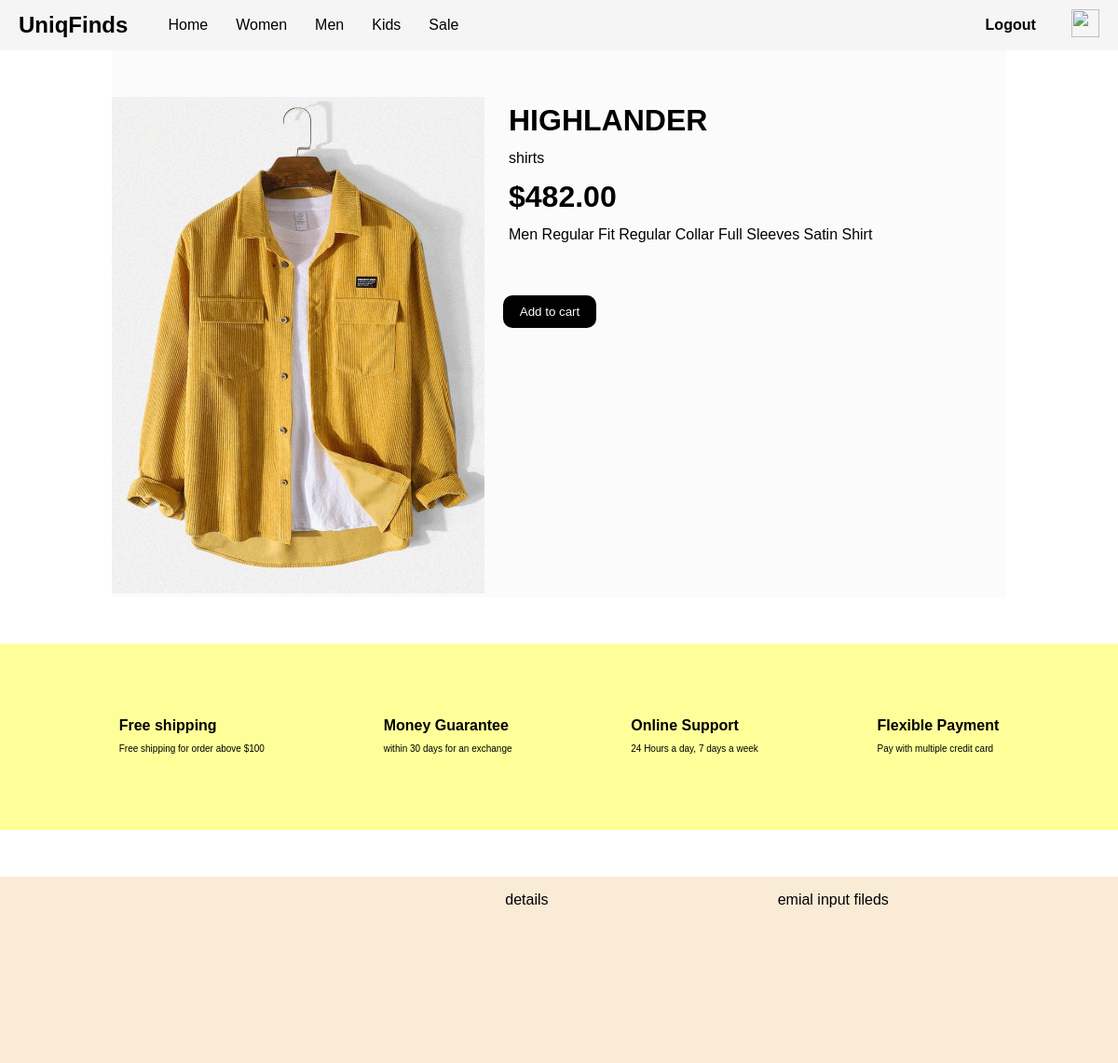
The app's page /items/Men-Regular-Fit-Regular-Collar-Full-Sleeves-Satin/ with its own data.
### app/models.py (models this page shows, shortened)
class Product(models.Model):
    name = models.CharField(max_length=255)
    category = models.ForeignKey(Category, on_delete=models.CASCADE, related_name='products')
    description = models.TextField()
    price = models.DecimalField(max_digits=10, decimal_places=2)
    stock = models.PositiveIntegerField()
    image = models.ImageField(upload_to='product_images/', blank=True, null=True)
    slug = models.SlugField(unique=True)
    created_at = models.DateTimeField(auto_now_add=True)
    updated_at = models.DateTimeField(auto_now=True)

class Category(models.Model):
    name = models.CharField(max_length=255)
    description = models.TextField(blank=True, null=True)
    slug = models.SlugField(unique=True)
    class Meta:
        verbose_name_plural = "Categories"
    def __str__(self):
        return self.name

### app/views.py (the view)
# urls.py: path('items/<slug:slug_>/',items,name="items"),
def items(request,slug_):
    item = get_object_or_404(Product,slug=slug_)
    return render(request,'html/items.html',{'item':item})

### templates/html/items.html (shortened to what this page needs)
{% extends "html/footer.html" %}
{% load static %}
{% block main %}
<!DOCTYPE html>
<html lang="en">
<head>
    <link rel="stylesheet" href="{% static 'css/items.css' %}">
</head>
<body>
    <div class="conatiner">
        <div class="sudo_conatiner">
            <div class="items-image">
                <img src="{{item.image.url}}" alt="">
            </div>
            <div class="details">
                <h1>{{item.name}}</h1>
                <p>{{item.category}}</p>
                <h1>${{item.price}}</h1>
                <p>{{item.description}}</p>
                <button class="cart" onclick="location.href='{% url 'add_to_cart' slug=item.slug %}'">Add to cart</button>
            </div>
        </div>
    </div>
</body>
</html>
{% endblock main %}

### static/css/foot.css (style rules this page uses)
body { margin: 0; padding: 0; font-family: Arial, sans-serif; }

### static/css/items.css (style rules this page uses)
body { margin: 0; padding: 0; font-family: Arial, sans-serif; }
.conatiner { background-color: rgb(255, 255, 255); display: flex; justify-content: center; }
.sudo_conatiner { display: flex; flex-direction: row; background-color: rgb(251, 251, 251); width: 80%; }
.items-image img { margin-top: 50px; width: 400px; }
.details { margin-top: 50px; background-color: transparent; margin-left: 20px; display: flex; flex-direction: column; line-height: 1.2; }
.details h1, .details p { margin: 6px 6px; }
.cart { margin-top: 50px; background-color: rgb(0, 0, 0); border: none; color: white; padding: 10px; border-radius: 10px; cursor: pointer; width: 100px; }

### records on screen
Product: image (picture), name "HIGHLANDER", category "shirts", price "482.00", description "Men Regular Fit Regular Collar Full Sleeves Satin Shirt"
